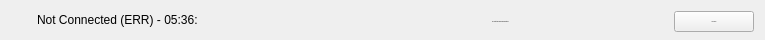
     <widget class="QWidget" name="widget_sub_bar" native="true">
      <property name="minimumSize">
       <size>
        <width>421</width>
        <height>40</height>
       </size>
      </property>
      <property name="maximumSize">
       <size>
        <width>16777215</width>
        <height>40</height>
       </size>
      </property>
      <property name="styleSheet">
       <string notr="true">QLabel[objectName=&quot;lbl_connection_status&quot;]{
	color:#f0f0f0;
	font-size:10px;
}

QLabel[objectName=&quot;lbl_contact_msg&quot;]{
	color:#f0f0f0;
	font-size:10px;
}

QPushButton[objectName=&quot;btn_contact_back&quot;]{
	background-color:None;
	border:None;
	color:#be8af9;
	font-size:10px;
}</string>
      </property>
      <layout class="QHBoxLayout" name="horizontalLayout_4">
       <item>
        <widget class="QLabel" name="lbl_connection_icon">
         <property name="minimumSize">
          <size>
           <width>20</width>
           <height>10</height>
          </size>
         </property>
         <property name="maximumSize">
          <size>
           <width>20</width>
           <height>10</height>
          </size>
         </property>
         <property name="toolTip">
          <string>Status of database connection</string>
         </property>
         <property name="text">
          <string/>
         </property>
         <property name="pixmap">
          <pixmap resource="../icons_source.qrc">:/newSource/icons/red_dot.png</pixmap>
         </property>
         <property name="scaledContents">
          <bool>true</bool>
         </property>
        </widget>
       </item>
       <item>
        <widget class="QLabel" name="lbl_connection_status">
         <property name="minimumSize">
          <size>
           <width>160</width>
           <height>16</height>
          </size>
         </property>
         <property name="maximumSize">
          <size>
           <width>160</width>
           <height>16</height>
          </size>
         </property>
         <property name="toolTip">
          <string>Status of database connection</string>
         </property>
         <property name="text">
          <string>Not Connected (ERR) - 05:36:35</string>
         </property>
        </widget>
       </item>
       <item>
        <spacer name="horizontalSpacer_4">
         <property name="orientation">
          <enum>Qt::Horizontal</enum>
         </property>
         <property name="sizeHint" stdset="0">
          <size>
           <width>289</width>
           <height>19</height>
          </size>
         </property>
        </spacer>
       </item>
       <item>
        <widget class="QLabel" name="lbl_contact_msg">
         <property name="minimumSize">
          <size>
           <width>176</width>
           <height>21</height>
          </size>
         </property>
         <property name="maximumSize">
          <size>
           <width>0</width>
           <height>21</height>
          </size>
         </property>
         <property name="font">
          <font>
           <pointsize>-1</pointsize>
          </font>
         </property>
         <property name="text">
          <string>For contact and developer information</string>
         </property>
         <property name="wordWrap">
          <bool>true</bool>
         </property>
        </widget>
       </item>
       <item>
        <widget class="QPushButton" name="btn_contact_back">
         <property name="minimumSize">
          <size>
           <width>54</width>
           <height>21</height>
          </size>
         </property>
         <property name="maximumSize">
          <size>
           <width>16777215</width>
           <height>21</height>
          </size>
         </property>
         <property name="font">
          <font>
           <pointsize>-1</pointsize>
          </font>
         </property>
         <property name="cursor">
          <cursorShape>PointingHandCursor</cursorShape>
         </property>
         <property name="toolTip">
          <string>Click to reset your password</string>
         </property>
         <property name="text">
          <string>Click here!</string>
         </property>
         <property name="iconSize">
          <size>
           <width>20</width>
           <height>24</height>
          </size>
         </property>
        </widget>
       </item>
      </layout>
     </widget>
